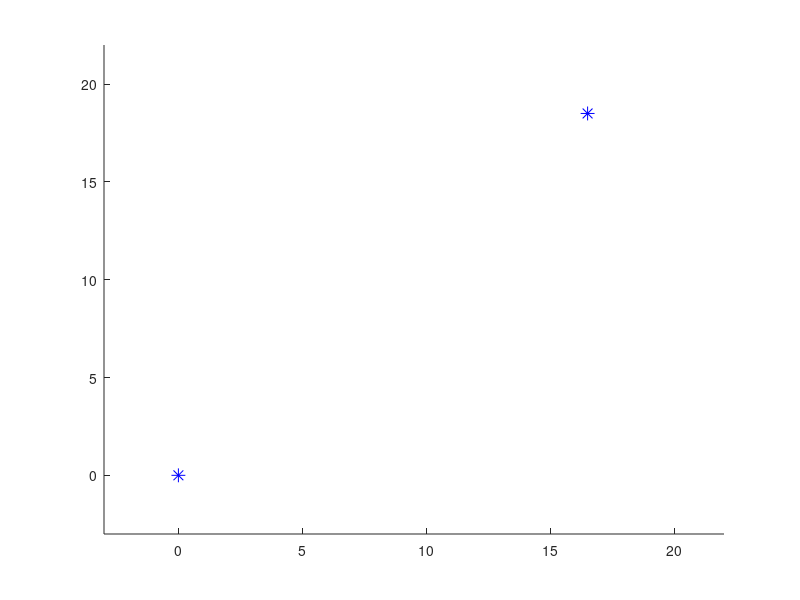

The MATLAB source for this figure: (Note: this script raises an error after producing the figure.)
figure(1);
axis([-3 22 -3 22]);
begin=[0;0];
over=[16.5;18.5];
hold on;
plot(begin(1),begin(2),'*b','MarkerSize',10);
plot(over(1),over(2),'*b','MarkerSize',10);
obstacle=[4.75,12,11.35;12.75,7.5,12];
point= path_plan(begin,over,obstacle);

ans=importdata("data1.txt");
angle=ans(:,1);
angle=angle.*2.*3.1415926./360;
distance=ans(:,2);
[x,y] = pol2cart(angle,distance);
ans1=importdata("data2.txt");
angle1=ans1(:,1);
angle1=angle1.*2.*3.1415926./360;
distance1=ans1(:,2);
[x1,y1] = pol2cart(angle1,distance1);
ans2=importdata("data3.txt");
angle2=ans2(:,1);
angle2=angle2.*2.*3.1415926./360;
distance2=ans2(:,2);
[x2,y2] = pol2cart(angle2,distance2);
ans3=importdata("data4.txt");
angle3=ans3(:,1);
angle3=angle3.*2.*3.1415926./360;
distance3=ans3(:,2);
[x3,y3] = pol2cart(angle3,distance3);
ans5=importdata("data5.txt");
angle5=ans5(:,1);
angle5=angle5.*2.*3.1415926./360;
distance5=ans5(:,2);
[x5,y5] = pol2cart(angle5,distance5);
x4 = [x;x1-100;x2+1850;x3+1400;x5+1500]/100;
y4 = [y;y1+1750;y2+100;y3+1650;y5+1000]/100;
scatter(x4,y4,1);
hold on
axis equal
axis( [ -3, 22, -3, 22 ] )
v=-2:1:22;
[x,y]=meshgrid(v);
F=log(sqrt((x-4.75).^2+(y-12.5).^2))+log(sqrt((x-12).^2+(y-7.6).^2))+log(sqrt((x-11.2).^2+(y-13).^2))-5*log(sqrt((x-16.5).^2+(y-18.5).^2));
[px,py]=gradient(F,1,1);
contour(x,y,F);
hold on;
title('人工势场法路径规划');
quiver(x,y,px,py,0);
figure;
surf(x,y,-F);